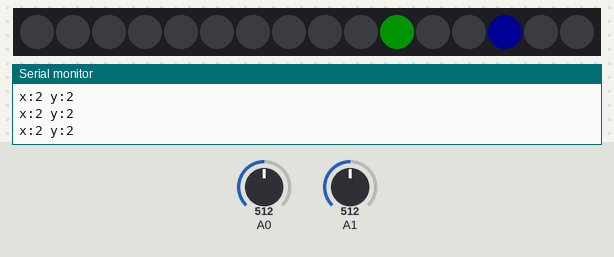
Bench run of a sketch on a simulated Arduino Uno, built with avr-gcc and run on an emulated ATmega328P. On the bench: 16 RGB LEDs in strip order, left to right, the last lines printed to the serial monitor. The inputs (shaded band) are chosen by the test bench; at power-on: A0 = 512, A1 = 512. Dim RGB values are drawn brighter than linear; random numbers use the default seed unless the sketch sets one.

Above: at 1.2 s.
1.3 s: A0 set to 543
At 2.4 s:
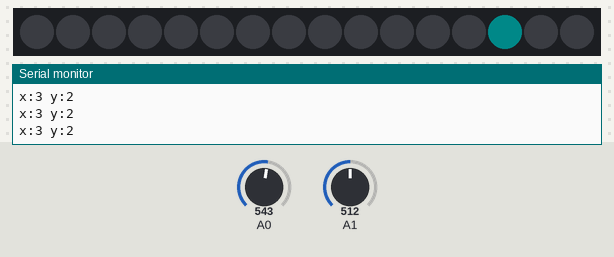
4.3 s: A0 set to 569
At 4.8 s:
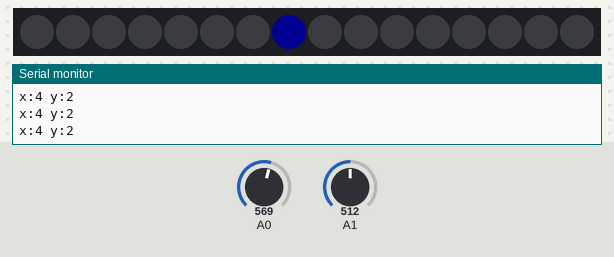
5.8 s: A1 set to 225
7.3 s: A1 set to 195
Timing chart, 0 to 9.8 s (numbered marks = the images above; inputs shaded):
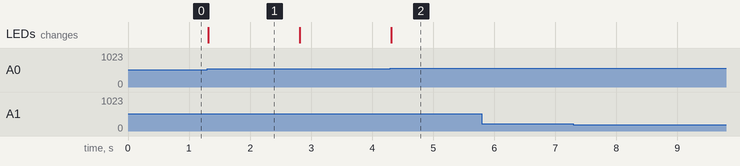

The sketch:

balance.ino
```cpp
#include <Adafruit_NeoPixel.h>

Adafruit_NeoPixel strip = Adafruit_NeoPixel(16, 6, NEO_GRB + NEO_KHZ800);

int initX, initY, goalIndex, cursorIndex;
unsigned long goalStartTime, goalEndTime;

#define bucket 25

void setup()
{
	Serial.begin(9600);

	strip.begin();
	strip.show();

	analogReference(EXTERNAL);

	pinMode(A0, INPUT);
	pinMode(A1, INPUT);
	pinMode(A2, INPUT);

	initX = analogRead(A0);
	initY = analogRead(A1);

	randomSeed(analogRead(A2));

	goalIndex = random(15);
	goalStartTime = millis();
}

void setNthPixel(int pixel, uint32_t color)
{
	if (pixel <= 3)
		strip.setPixelColor(pixel, color);
	else if (pixel <= 7)
		strip.setPixelColor(11 - pixel, color);
	else if (pixel <= 11)
		strip.setPixelColor(pixel, color);
	else if (pixel <= 15)
		strip.setPixelColor(27 - pixel, color);
}

int getCursorIndex()
{
	int x, y, xOffset, yOffset;

	xOffset = initX - 2 * bucket;
	yOffset = initY - 2 * bucket;

	x = (analogRead(A0) - xOffset) / bucket;
	y = (analogRead(A1) - yOffset) / bucket;

	Serial.print("x:");
	Serial.print(x);
	Serial.print(" y:");
	Serial.println(y);

	if (x < 0 || x > 3 || y < 0 || y > 3)
		return -1;
	else
		return x * 4 + y;
}

void loop()
{
	cursorIndex = getCursorIndex();

	for (int i = 0; i < 16; i++)
	{
		strip.setPixelColor(i, strip.Color(0, 0, 0));
	}

	setNthPixel(goalIndex, strip.Color(0, 0, 20));

	if (cursorIndex != -1)
		setNthPixel(cursorIndex, strip.Color(0, 20, 0));

	if (cursorIndex == goalIndex)
		setNthPixel(cursorIndex, strip.Color(0, 10, 10));
	else
		goalStartTime = millis();

	if (millis() - goalStartTime >= 1500)
	{
		goalIndex = random(15);
		goalStartTime = millis();
	}

	strip.show();
}
```

Measured:
- the behaviour switches between 561 and 562 on A0 (found by bisection; images 1 and 2)
- after the input at 1.3 s, the LEDs: change at once (image 1)
- after the input at 4.3 s, the LEDs: change at once (image 2)
- what the display in image 1 shows lasts 1.5 s, from 1.3 s to 2.8 s
